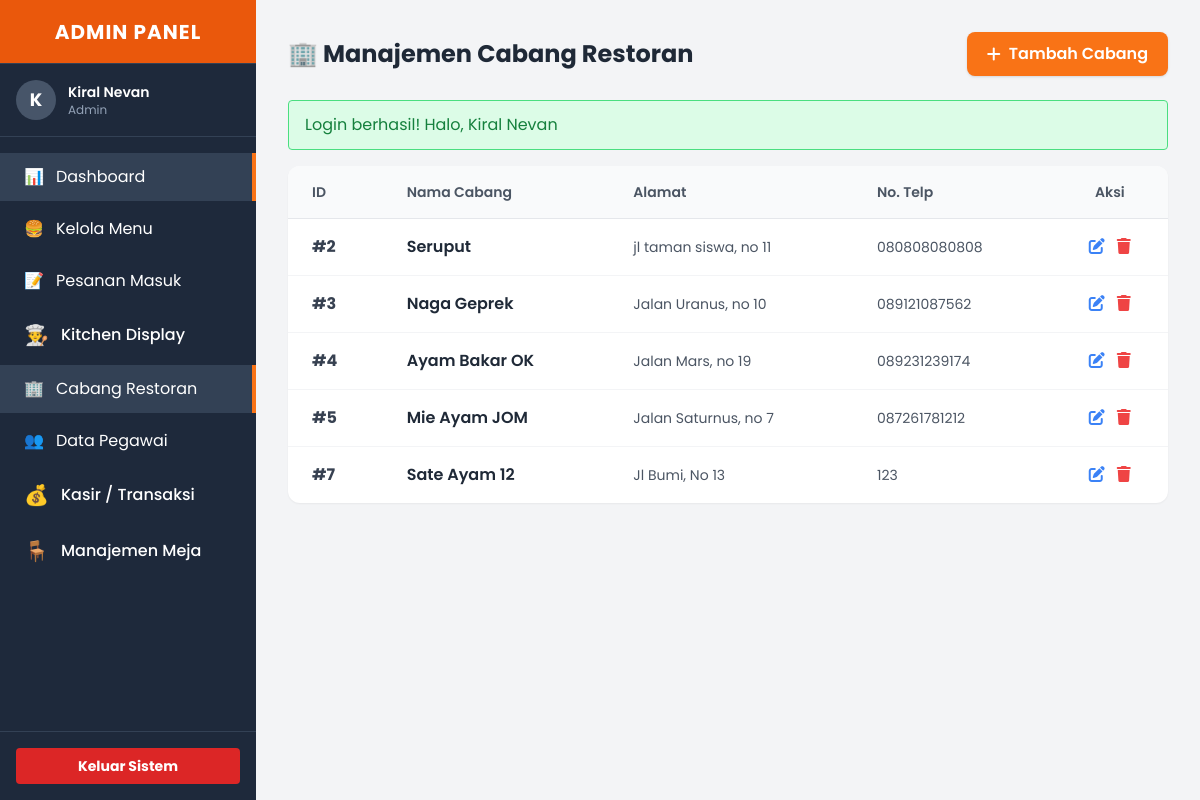
The app's page /get_food/admin/restaurants/index.php (signed in) with its own data.
### tables this page shows
CREATE TABLE `restaurants` (
  `restaurant_id` int(11) NOT NULL,
  `name` varchar(100) NOT NULL,
  `address` text NOT NULL,
  `phone` varchar(20) DEFAULT NULL
);

### get_food/admin/restaurants/index.php (the view, shortened to what this page needs)
<?php
require_once '../../config/functions.php';
$restaurants = query("SELECT * FROM restaurants ORDER BY restaurant_id ASC");
require_once '../../layouts/header.php';
?>
<div class="flex bg-gray-100 min-h-screen">
    <?php require_once '../../layouts/sidebar_admin.php'; ?>
    <main class="flex-1 ml-64 p-8 relative">
        <div class="flex justify-between items-center mb-6">
            <h1 class="text-2xl font-bold text-gray-800">🏢 Manajemen Cabang Restoran</h1>
            <button onclick="toggleModal('modalResto')" class="bg-orange-500 hover:bg-orange-600 text-white px-5 py-2.5 rounded-lg font-semibold shadow transition flex items-center gap-2">
                <i class="fas fa-plus"></i> Tambah Cabang
            </button>
        </div>
        <div class="bg-white rounded-xl shadow-sm overflow-hidden">
            <table class="w-full text-left border-collapse">
                <thead class="bg-gray-50 border-b">
                    <tr>
                        <th class="px-6 py-4 text-sm font-semibold text-gray-600">ID</th>
                        <th class="px-6 py-4 text-sm font-semibold text-gray-600">Nama Cabang</th>
                        <th class="px-6 py-4 text-sm font-semibold text-gray-600">Alamat</th>
                        <th class="px-6 py-4 text-sm font-semibold text-gray-600">No. Telp</th>
                        <th class="px-6 py-4 text-sm font-semibold text-gray-600 text-center">Aksi</th>
                    </tr>
                </thead>
                <tbody class="divide-y divide-gray-100">
                    <?php if(empty($restaurants)): ?>
                        <tr><td colspan="5" class="text-center py-6 text-gray-400">Belum ada data restoran.</td></tr>
                    <?php else: ?>
                        <?php foreach ($restaurants as $resto) : ?>
                        <tr class="hover:bg-gray-50 transition">
                            <td class="px-6 py-4 font-bold text-gray-700">#<?php echo $resto['restaurant_id']; ?></td>
                            <td class="px-6 py-4 font-semibold text-gray-800"><?php echo $resto['name']; ?></td>
                            <td class="px-6 py-4 text-gray-600 text-sm truncate max-w-xs"><?php echo $resto['address']; ?></td>
                            <td class="px-6 py-4 text-gray-600 text-sm"><?php echo $resto['phone']; ?></td>
                            <td class="px-6 py-4 text-center">
                                <div class="flex justify-center gap-3">
                                    <a href="edit.php?id=<?php echo $resto['restaurant_id']; ?>" class="text-blue-500 hover:text-blue-700"><i class="fas fa-edit"></i></a>
                                    <a href="delete.php?id=<?php echo $resto['restaurant_id']; ?>" class="text-red-500 hover:text-red-700" onclick="return confirm('Hapus cabang ini?');"><i class="fas fa-trash"></i></a>
                                </div>
                            </td>
                        </tr>
                        <?php endforeach; ?>
                    <?php endif; ?>
                </tbody>
            </table>
        </div>
    </main>
</div>
</body>
</html>

### get_food/layouts/header.php (style rules this page uses)
body { font-family: 'Poppins', sans-serif; -webkit-tap-highlight-color: transparent; }

### records on screen
restaurants: restaurant_id "2", name "Seruput", address "jl taman siswa, no 11", phone "080808080808"
restaurants: restaurant_id "3", name "Naga Geprek", address "Jalan Uranus, no 10", phone "089121087562"
restaurants: restaurant_id "4", name "Ayam Bakar OK", address "Jalan Mars, no 19", phone "089231239174"
restaurants: restaurant_id "5", name "Mie Ayam JOM", address "Jalan Saturnus, no 7", phone "087261781212"
restaurants: restaurant_id "7", name "Sate Ayam 12", address "Jl Bumi, No 13", phone "123"

### other values on screen
substr($_SESSION['user']['name'] ?? 'A', 0, 1) "K"
$_SESSION['user']['name'] "Kiral Nevan"
$_SESSION['user']['job_role'] "Admin"
$message "Login berhasil! Halo, Kiral Nevan"
